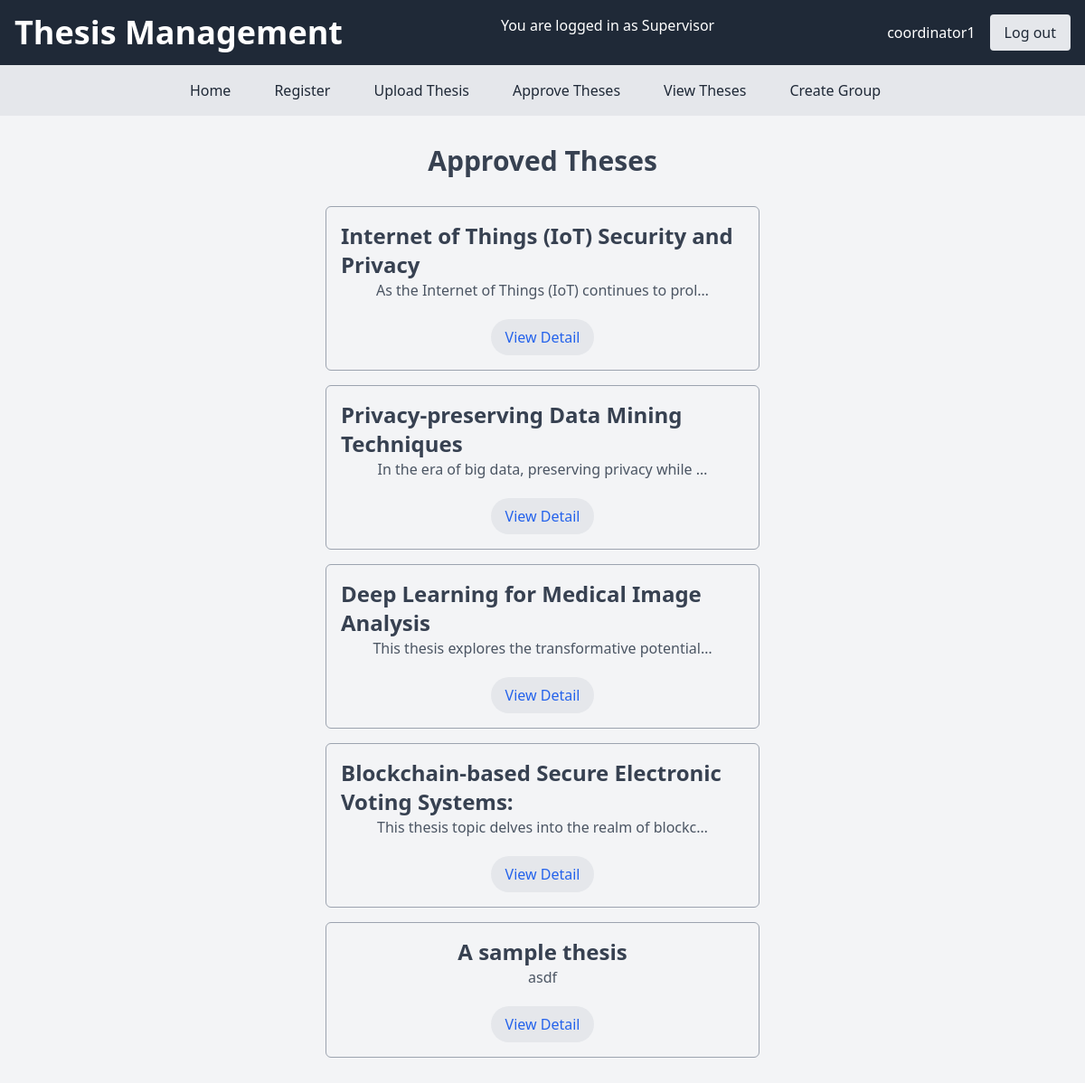
Screenshot of /view_theses/ (signed in) with the database file from the repository.
### app_week6/models.py (models this page shows, shortened)
class User(AbstractUser):
    USER_TYPE_CHOICES = (
        (1, 'Admin'),
        (2, 'Supervisor'),
        (3, 'Project Coordinator'),
        (4, 'Student'),
    )
    user_type = models.PositiveSmallIntegerField(choices=USER_TYPE_CHOICES, default=4)

class Thesis(models.Model):
    title = models.CharField(max_length=255)
    description = models.TextField()
    supervisor = models.ForeignKey(User, limit_choices_to={'user_type': 2}, on_delete=models.CASCADE)
    is_approved = models.BooleanField(default=False)
    students = models.ManyToManyField(User, related_name='theses', limit_choices_to={'user_type': 4}, blank=True, null=True)
    interested = models.ManyToManyField(User, related_name='interested_theses', limit_choices_to={'user_type': 4},blank=True, null=True)

### app_week6/views.py (the view)
# urls.py: path('view_theses/', views.view_theses, name='view_theses'),
@login_required
def view_theses(request):
    theses = Thesis.objects.filter(is_approved=True)
    return render(request, 'app_week6/view_theses.html', {'theses': theses})
    return redirect('home')

### app_week6/templates/app_week6/view_theses.html (shortened to what this page needs)
{% extends 'app_week6/base.html' %}
{% block content %}
<div class="container mx-auto p-4 flex flex-col items-center justify-center">
    <h2 class="text-3xl font-bold text-gray-700 mb-6">Approved Theses</h2>
    <ul class="flex flex-col items-center justify-center w-1/2 mb-6">
        {% for thesis in theses %}
        <li  class="flex flex-col items-center justify-center w-full p-4 my-2 border border-gray-400 rounded-md" >
            <h3 class="text-2xl {% if user in thesis.students.all %}text-green-600{% else %}text-gray-700{% endif %} font-bold">{{ thesis.title }}</h3>
            <p class="text-gray-600">{{ thesis.description|truncatechars:50 }}</p>
            <div style="margin-top: 20px" class="flex flex-wrap items-center justify-center gap-x-10 gap-y-5 ">
            <a  href="{% url 'view_theses' thesis.id %}" class="text-blue-600 hover:text-blue-800  px-4 py-2 rounded-full bg-gray-200 w-max cursor-pointer">View Detail</a>
            </div>
        </li>
        {% endfor %}
    </ul>
</div>
{% endblock content %}

### app_week6/templates/app_week6/base.html (shortened to what this page needs)
<!DOCTYPE html>
<html>
<head>
    <link rel="stylesheet" href="https://unpkg.com/tailwindcss@^2/dist/tailwind.min.css">
</head>
<body class="h-screen bg-gray-100">
    <header class="bg-gray-800 text-white p-4 flex justify-between">
        <h1 class="text-4xl font-bold">Thesis Management</h1>
        {% if user.user_type == 2 %}
        <p class="mr-4">You are logged in as Supervisor</p>
        {% endif %}
        <div class="flex items-center">
            {% if user.is_authenticated %}
            <p class="mr-4">{{ user.username }}</p>
            <a href="{% url 'logout' %}" class="bg-gray-200 text-gray-800 px-4 py-2 rounded">Log out</a>
            {% else %}
            <a href="{% url 'login' %}" class="bg-gray-200 text-gray-800 px-4 py-2 rounded">Log In</a>
            {% endif %}
        </div>
    </header>
    <nav class="bg-gray-200 p-4">
        <ul class="flex flex-wrap justify-center">
            <li class="mr-4"><a href="{% url 'home' %}" class="text-gray-800 px-4 py-2 rounded">Home</a></li>
            <li class="mr-4"><a href="{% url 'register' %}" class="text-gray-800 px-4 py-2 rounded">Register</a></li>
            {% if not user.user_type == 4%}
            <li class="mr-4"><a href="{% url 'upload_thesis' %}" class="text-gray-800 px-4 py-2 rounded">Upload Thesis</a></li>
            <li class="mr-4"><a href="{% url 'approve_thesis' %}" class="text-gray-800 px-4 py-2 rounded">Approve Theses</a></li>
            {% endif %}
            <li class="mr-4"><a href="{% url 'view_theses' %}" class="text-gray-800 px-4 py-2 rounded">View Theses</a></li>
            <li class="mr-4"><a href="{% url 'create_group' %}" class="text-gray-800 px-4 py-2 rounded">Create Group</a></li>
        </ul>
    </nav>
    <div class="container mx-auto p-4">
        {% block content %}
        {% endblock %}
    </div>
</body>
</html>

### rows the page displays
User: username "coordinator1"
Thesis: title "Internet of Things (IoT) Security and Privacy", description "As the Internet of Things (IoT) continues to prol…"
Thesis: title "Privacy-preserving Data Mining Techniques", description "In the era of big data, preserving privacy while …"
Thesis: title "Deep Learning for Medical Image Analysis", description "This thesis explores the transformative potential…"
Thesis: title "Blockchain-based Secure Electronic Voting Systems:", description "This thesis topic delves into the realm of blockc…"
Thesis: title "A sample thesis", description "asdf"
